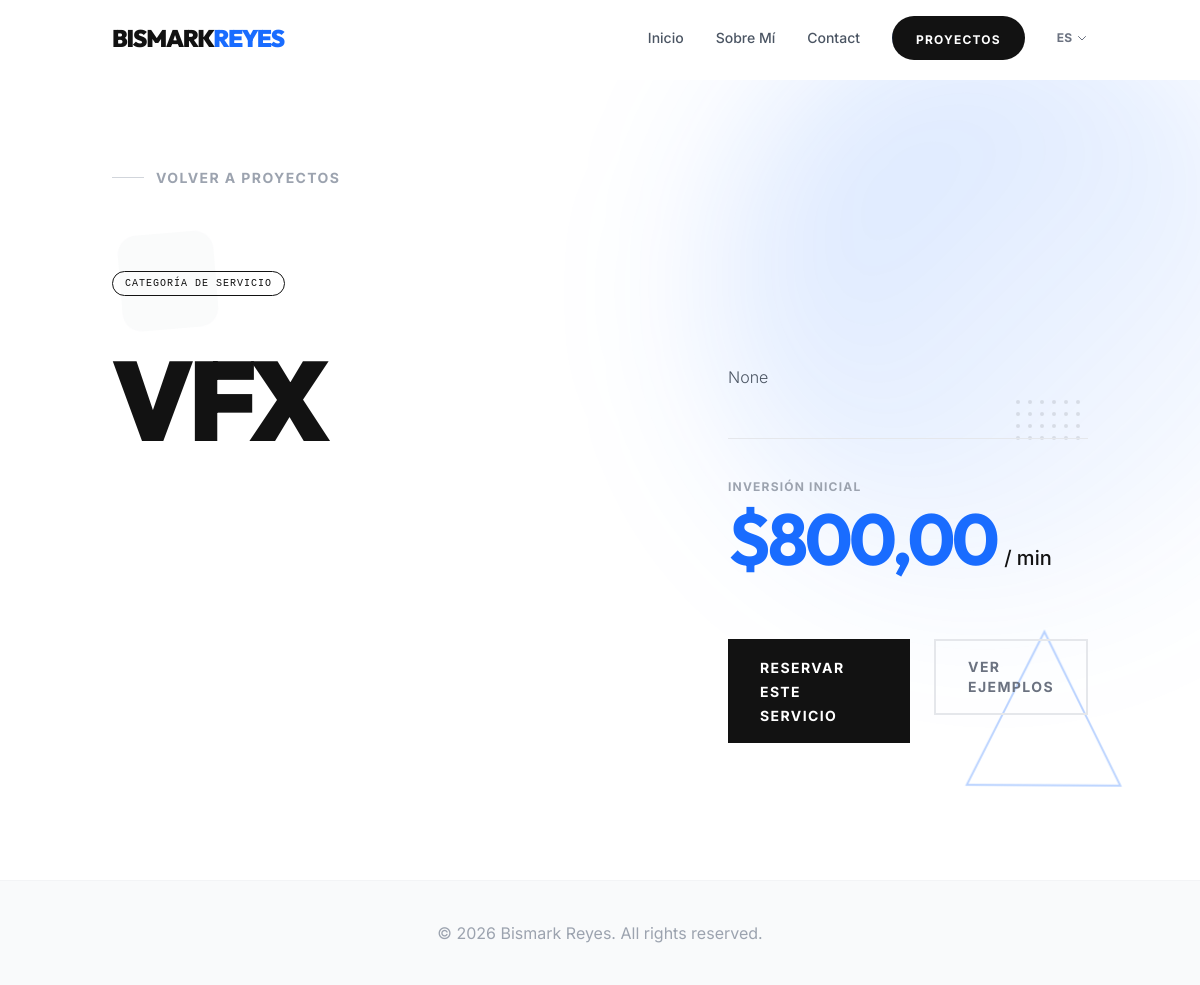
The page /es/category/7/ on the database its author committed.
### core/models.py (models this page shows, shortened)
class Category(models.Model):
    name = models.CharField(max_length=100, verbose_name=_("Name"))
    description_en = models.TextField(verbose_name=_("Description (English)"), blank=True, null=True)
    description_es = models.TextField(verbose_name=_("Description (Spanish)"), blank=True, null=True)
    min_price = models.DecimalField(max_digits=10, decimal_places=2, verbose_name=_("Minimum Price"))
    class Meta:
        verbose_name = _("Category")
        verbose_name_plural = _("Categories")

### core/views.py (the view)
# urls.py: path('category/<int:pk>/', CategoryDetailView.as_view(), name='category_detail'),
class CategoryDetailView(DetailView):
    model = Category
    template_name = 'core/category_detail.html'
    context_object_name = 'category'
    slug_field = 'id' # Using ID for simplicity as slug wasn't strictly requested but better for URL
    slug_url_kwarg = 'pk'

### core/templates/core/category_detail.html (shortened to what this page needs)
{% extends 'base.html' %}
{% load i18n %}
{% block content %}
<div class="relative min-h-screen w-full bg-white overflow-hidden text-brand-black pt-20">
    <div class="absolute top-[-10%] right-[-10%] w-[50vw] h-[50vw] rounded-full bg-gradient-to-br from-brand-blue-1/20 to-transparent blur-[80px] pointer-events-none z-0"></div>
    <div class="mg-shape absolute top-[20%] left-[5%] md:left-[10%] opacity-20 z-0" data-speed="0.2">
        <svg class="w-24 h-24 text-gray-200" fill="currentColor" viewBox="0 0 100 100">
            <rect x="0" y="0" width="100" height="100" rx="20"></rect>
        </svg>
    </div>
    <div class="mg-shape absolute bottom-[10%] right-[5%] opacity-30 z-0" data-speed="0.5">
        <svg class="w-32 h-32 md:w-48 md:h-48" viewBox="0 0 200 200">
             <path d="M100 20 L180 180 L20 180 Z" fill="none" stroke="#196CFF" stroke-width="2" />
        </svg>
    </div>
    <div class="absolute top-[40%] right-[10%] grid grid-cols-6 gap-2 opacity-10 pointer-events-none z-0">
        {% for i in "123456789012345678901234" %}
        <div class="w-1 h-1 rounded-full bg-brand-black"></div>
        {% endfor %}
    </div>
    <div class="container mx-auto px-6 relative z-10">
        <div class="mb-12 md:mb-20 fade-in-element">
            <a href="{% url 'project_list' %}" class="inline-flex items-center gap-3 text-sm font-bold uppercase tracking-widest text-gray-400 hover:text-brand-black transition-colors group">
                <span class="w-8 h-[1px] bg-gray-300 group-hover:w-12 group-hover:bg-brand-blue-1 transition-all duration-300"></span>
                {% trans "Back to Projects" %}
            </a>
        </div>
        <div class="grid grid-cols-1 lg:grid-cols-12 gap-12 lg:gap-20 items-start">
            <div class="lg:col-span-7 space-y-8">
                <div class="inline-block px-3 py-1 border border-brand-black rounded-full text-[10px] font-mono uppercase tracking-widest mb-4 fade-in-element">
                    {% trans "Service Category" %}
                </div>
                <h1 class="text-6xl md:text-8xl lg:text-[7rem] font-display font-black leading-[0.9] tracking-tighter uppercase text-brand-black break-words reveal-text">
                    {{ category.name }}
                </h1>
            </div>
            <div class="lg:col-span-5 flex flex-col justify-center h-full pt-4 lg:pt-24 space-y-12">
                <div class="prose prose-lg text-gray-600 font-light leading-relaxed fade-in-element">
                    {% get_current_language as LANGUAGE_CODE %}
                    {% if LANGUAGE_CODE == 'es' and category.description_es %}
                        {{ category.description_es|linebreaks }}
                    {% else %}
                        {{ category.description_en|linebreaks }}
                    {% endif %}
                </div>
                <div class="border-t border-gray-200 pt-10 fade-in-element">
                    <p class="text-xs font-bold text-gray-400 uppercase tracking-widest mb-2">{% trans "Starting Investment" %}</p>
                    <div class="flex items-baseline gap-2">
                        <span class="text-6xl md:text-7xl font-display font-bold text-brand-blue-1 tracking-tighter">
                            ${{ category.min_price }}
                        </span>
                        <span class="text-xl text-brand-black font-medium">/ min</span>
                    </div>
                </div>
                <div class="flex flex-col sm:flex-row gap-6 pt-4 fade-in-element items-start">
                    <a href="{% url 'home' %}#contact" class="group relative px-8 py-4 bg-brand-black text-white overflow-hidden transition-all duration-300 hover:shadow-xl hover:-translate-y-1 text-center sm:text-left inline-block w-auto">
                         <span class="relative z-10 font-bold tracking-widest uppercase text-sm text-white group-hover:text-white">{% trans "Book This Service" %}</span>
                    </a>
                    <a href="{% url 'project_list' %}?category={{ category.id }}" class="group px-8 py-4 border-2 border-gray-200 hover:border-brand-black text-gray-500 hover:text-brand-black font-bold tracking-widest uppercase text-sm transition-all duration-300 text-center sm:text-left w-auto">
                        {% trans "View Examples" %}
                    </a>
                </div>
            </div>
        </div>
    </div>
</div>
{% endblock %}

### rows shown on the page
Category: name "VFX", description_en "None", min_price "800,00"

### other values the page prints
{{ LANGUAGE_CODE|upper }} "ES"
